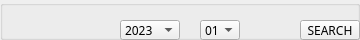
         <widget class="QGroupBox" name="groupBox_12">
          <property name="geometry">
           <rect>
            <x>0</x>
            <y>0</y>
            <width>360</width>
            <height>40</height>
           </rect>
          </property>
          <property name="title">
           <string/>
          </property>
          <property name="flat">
           <bool>true</bool>
          </property>
          <widget class="QComboBox" name="comboBox_year_3">
           <property name="geometry">
            <rect>
             <x>120</x>
             <y>20</y>
             <width>60</width>
             <height>20</height>
            </rect>
           </property>
           <property name="font">
            <font>
             <family>맑은 고딕</family>
            </font>
           </property>
           <item>
            <property name="text">
             <string>2023</string>
            </property>
           </item>
           <item>
            <property name="text">
             <string>2022</string>
            </property>
           </item>
          </widget>
          <widget class="QComboBox" name="comboBox_month_3">
           <property name="geometry">
            <rect>
             <x>200</x>
             <y>20</y>
             <width>40</width>
             <height>20</height>
            </rect>
           </property>
           <property name="font">
            <font>
             <family>맑은 고딕</family>
            </font>
           </property>
           <item>
            <property name="text">
             <string>01</string>
            </property>
           </item>
           <item>
            <property name="text">
             <string>02</string>
            </property>
           </item>
           <item>
            <property name="text">
             <string>03</string>
            </property>
           </item>
           <item>
            <property name="text">
             <string>04</string>
            </property>
           </item>
           <item>
            <property name="text">
             <string>05</string>
            </property>
           </item>
           <item>
            <property name="text">
             <string>06</string>
            </property>
           </item>
           <item>
            <property name="text">
             <string>07</string>
            </property>
           </item>
           <item>
            <property name="text">
             <string>08</string>
            </property>
           </item>
           <item>
            <property name="text">
             <string>09</string>
            </property>
           </item>
           <item>
            <property name="text">
             <string>10</string>
            </property>
           </item>
           <item>
            <property name="text">
             <string>11</string>
            </property>
           </item>
           <item>
            <property name="text">
             <string>12</string>
            </property>
           </item>
          </widget>
          <widget class="QPushButton" name="pushButton_5">
           <property name="geometry">
            <rect>
             <x>300</x>
             <y>20</y>
             <width>60</width>
             <height>20</height>
            </rect>
           </property>
           <property name="font">
            <font>
             <family>맑은 고딕</family>
            </font>
           </property>
           <property name="text">
            <string>SEARCH</string>
           </property>
          </widget>
         </widget>
